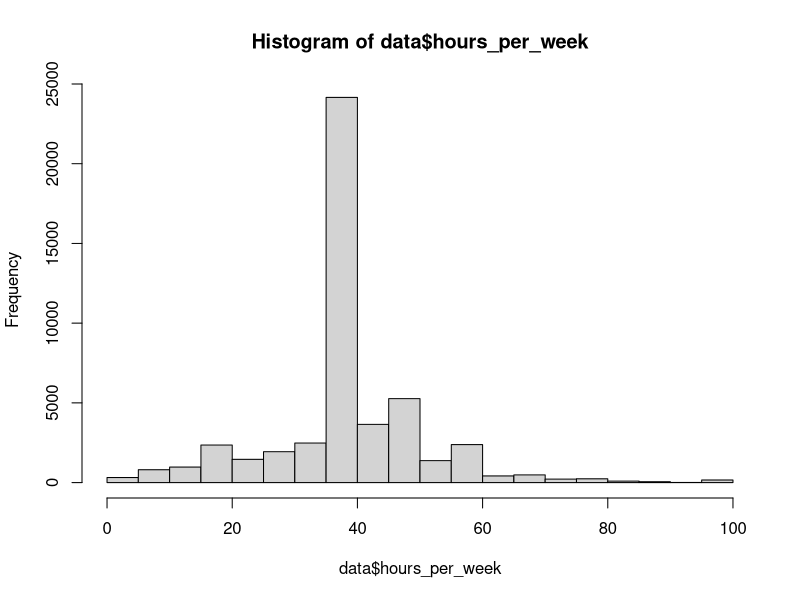
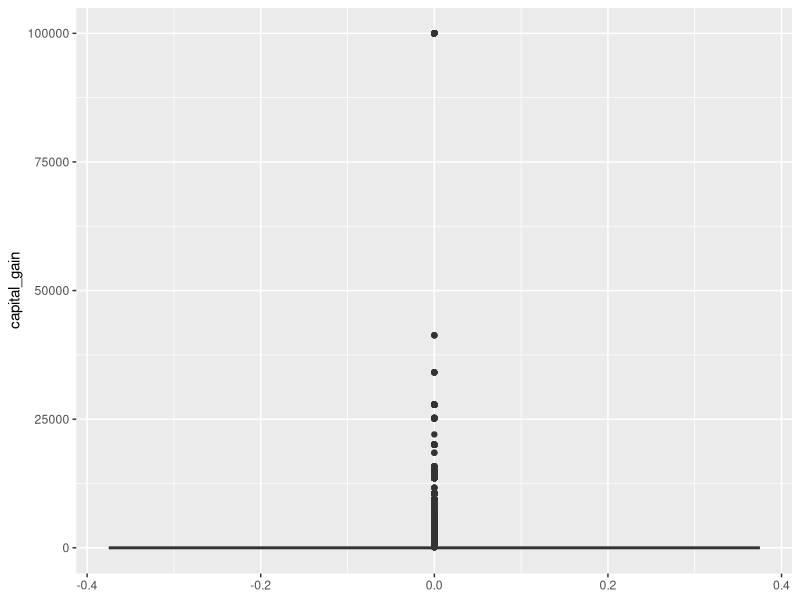
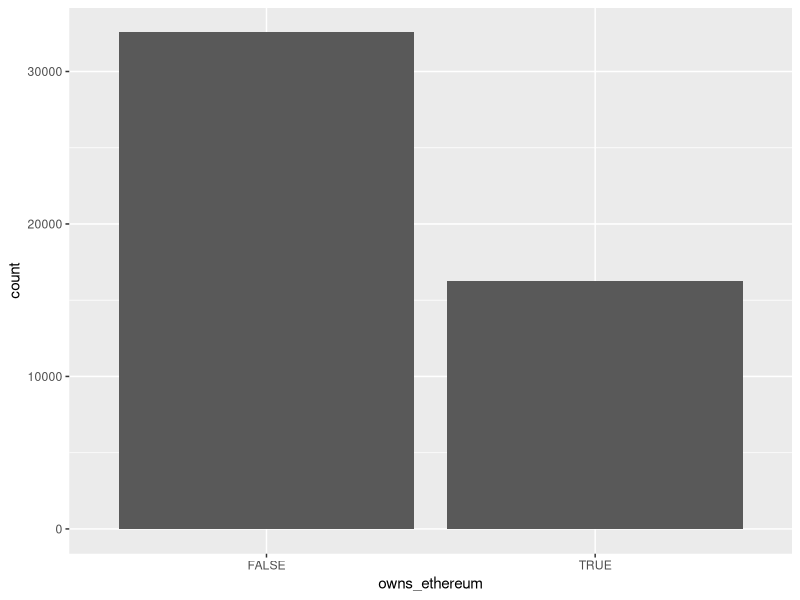
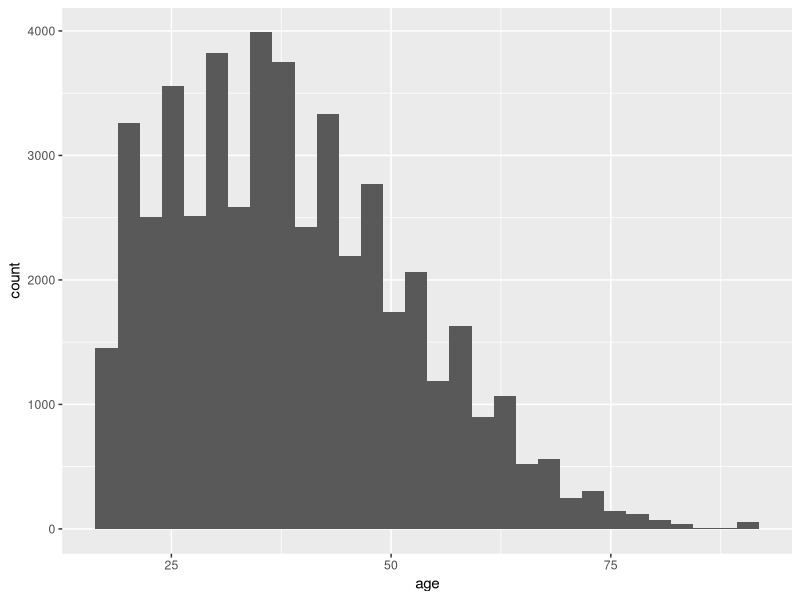
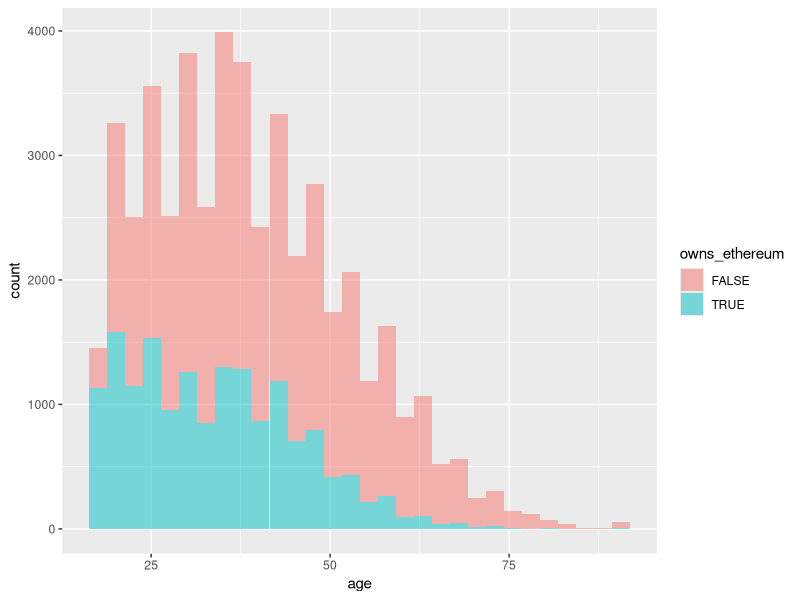
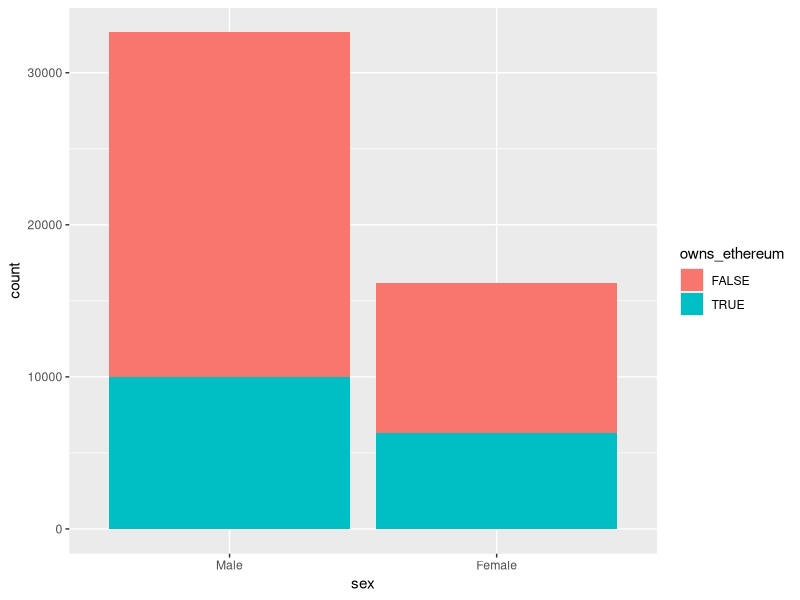
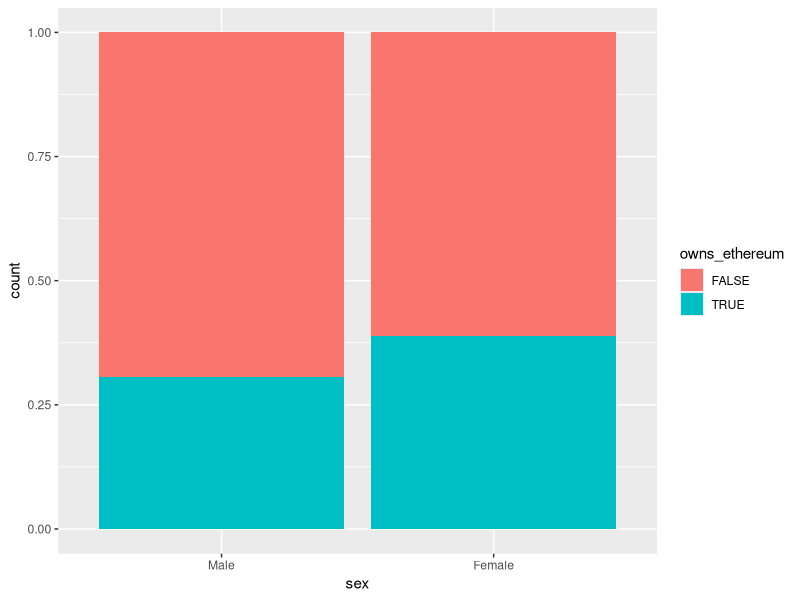
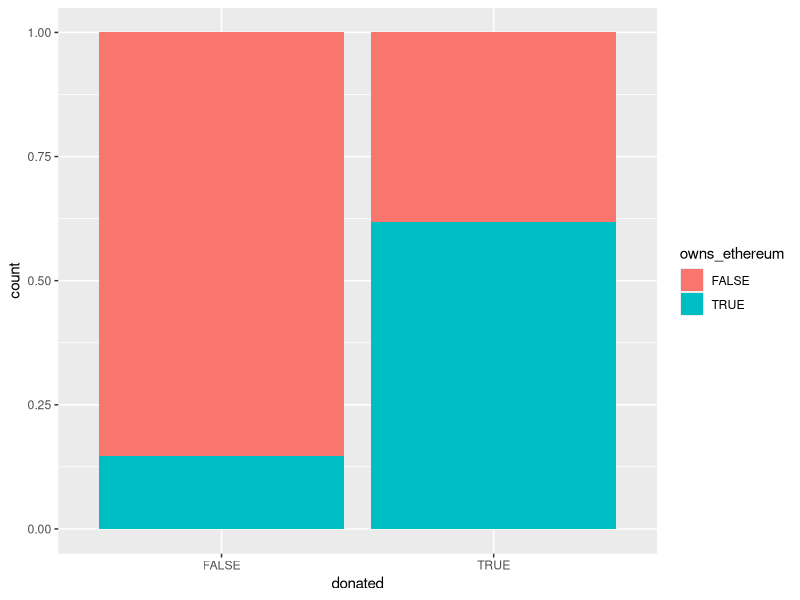

Recreate these plots in R, in order.
## ---- chunk 1
knitr::opts_chunk$set(echo = TRUE, warning = FALSE, message = FALSE, fig.align = "center", fig.height = 5)

## ---- chunk 2
library(tidyverse)
data_raw <- read_csv("data/data_raw.csv")

dim(data_raw)
## ---- chunk 3
head(data_raw)
## ---- chunk 4
data <- data_raw %>%
    mutate(across(where(is.character), as_factor))
## ---- chunk 5
summary(data)
## ---- chunk 6
hist(data$hours_per_week)
## ---- chunk 7
ggplot(data, aes(y = capital_gain)) +
  geom_boxplot()
## ---- chunk 8
data <- data %>%
    mutate(capital_gain = ifelse(capital_gain == 99999, NA, capital_gain)) %>%
    mutate(hours_per_week = ifelse(hours_per_week == 99, NA, hours_per_week)) 
## ---- chunk 9
data %>%
    skimr::skim()
## ---- chunk 10
data %>%
    group_by(owns_ethereum) %>%
    summarise(n = n(), nperc = n/nrow(data)*100)
## ---- chunk 11
ggplot(data, aes(x = owns_ethereum)) +
  geom_bar()
## ---- chunk 12
ggplot(data, aes(x = age)) +
  geom_histogram()

## ---- chunk 13
data %>%
 group_by(sex) %>%
 summarise(n = n(), nperc = n/nrow(data)*100)
## ---- chunk 14
cor(data %>% select(where(is.numeric), donated, owns_ethereum) ,
    use = "complete.obs")

## ---- chunk 15
ggplot(data, aes(x = age, fill = owns_ethereum)) +
  geom_histogram(alpha = 0.5)

## ---- chunk 16
data %>%
  filter(sex == "Male") %>%
  group_by(owns_ethereum) %>%
  summarise(n = n(), nperc = n/nrow(.)*100)
## ---- chunk 17
data %>%
  filter(sex == "Female") %>%
  group_by(owns_ethereum) %>%
  summarise(n = n(), nperc = n/nrow(.)*100)
## ---- chunk 18
ggplot(data = data) +
  aes(x = sex, fill = owns_ethereum) +
  geom_bar()
## ---- chunk 19
ggplot(data = data) +
  aes(x = sex, fill = owns_ethereum) +
  geom_bar(position = "fill")
## ---- chunk 20
data %>%
    filter(owns_ethereum == "TRUE") %>%
    group_by(donated) %>%
    summarise(n = n(), nperc = n/nrow(.)*100)

## ---- chunk 21
ggplot(data = data) +
  aes(x = donated, fill = owns_ethereum) +
  geom_bar(position = "fill")
## ---- chunk 22
data %>%
    select(owns_ethereum, where(is.numeric)) %>%
    group_by(owns_ethereum) %>%
    summarise_all(funs(mean(., na.rm = TRUE))) %>%
    data.frame()

## ---- chunk 23

get_mode <- function(v) {
    all_levels <- unique(v)
    all_levels[which.max(tabulate(match(v, all_levels)))]
}

## ---- chunk 24
data %>%
    group_by(owns_ethereum) %>%
    summarise_all(funs(get_mode(.))) %>%
    data.frame()

## ---- chunk 25
t.test(age ~ owns_ethereum, data = data)
## ---- chunk 26
chisq.test(table(data$owns_ethereum, data$marital_status))
## ---- chunk 27
t.test(education_num ~ owns_ethereum, data = data)
## ---- chunk 28
ggplot(data, aes(x = owns_ethereum, y = education_num)) +
  geom_boxplot()

## ---- chunk 29
library(GGally)
data %>%
    select(owns_ethereum, age, education_num, capital_gain, capital_loss, hours_per_week) %>%
    ggpairs(columns = 2:6, aes(color = owns_ethereum, alpha = 0.5))
## ---- chunk 30
data %>%
    select(
        workclass, marital_status, occupation,
        relationship, race, sex, donated, owns_ethereum
    ) %>%
    pivot_longer(workclass:sex) %>%
    ggplot(aes(y = value, fill = owns_ethereum)) +
    geom_bar(position = "fill", na.rm = FALSE) +
    facet_wrap(vars(name), scales = "free") +
    labs(x = NULL, y = NULL, fill = NULL)

